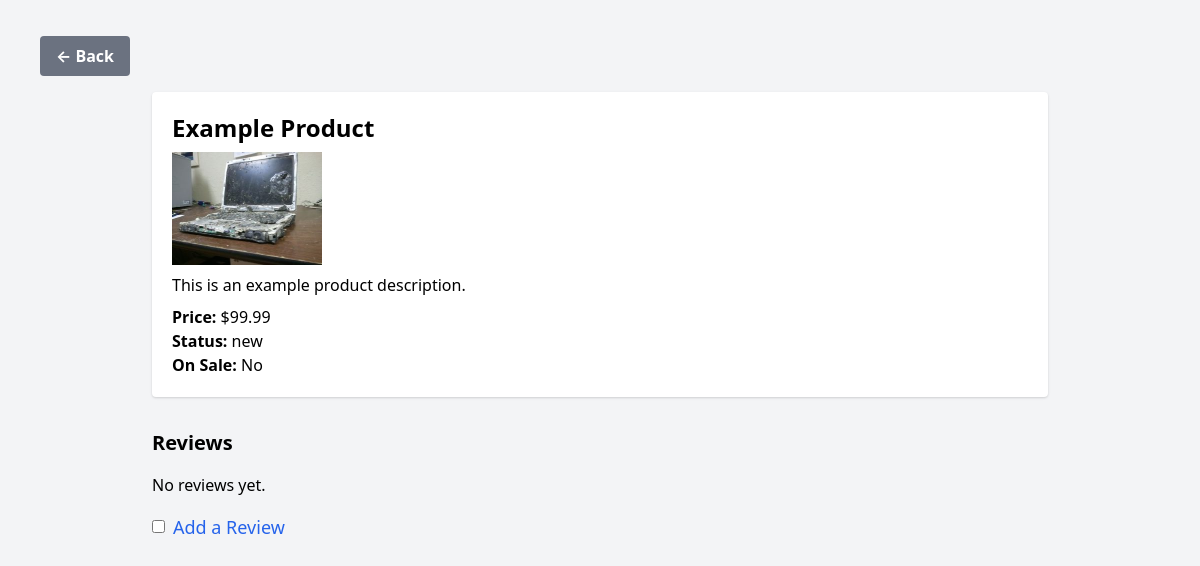
/src/public/product.php?id=4, run on the app's committed database.
### tables this page shows
CREATE TABLE IF NOT EXISTS products (
  id INT AUTO_INCREMENT PRIMARY KEY,
  title VARCHAR(255) NOT NULL,
  description TEXT,
  price DECIMAL(10, 2) NOT NULL,
  photo VARCHAR(255),
  status VARCHAR(50),
  on_sale BOOLEAN DEFAULT FALSE
);

### src/public/product.php (called while the page is built, shortened)
<?php
require dirname(__DIR__) . DIRECTORY_SEPARATOR . 'app' . DIRECTORY_SEPARATOR . 'App.php';
$productID = $_GET['id'] ?? null;
$product = getProductDetailsPDO($productID);
$reviews = getReviewsForProduct($productID);
require dirname(__DIR__) . '/views/product.php';

### src/app/App.php (called while the page is built, shortened)
<?php
function getConnectionPDO(): PDO {
    $dsn = "mysql:host=" . DB_HOST . ";dbname=" . DB_NAME;
    $options = [PDO::ATTR_DEFAULT_FETCH_MODE => PDO::FETCH_ASSOC];
    return new PDO($dsn, DB_USER, DB_PASS, $options);
}
function getProductDetailsPDO($productID): ?array {
    $pdo = getConnectionPDO();
    $stmt = $pdo->prepare("SELECT * FROM products WHERE id = :id");
    $stmt->bindValue(':id', $productID, PDO::PARAM_INT);
    $stmt->execute();
    return $stmt->fetch(PDO::FETCH_ASSOC) ?: null;
}

### src/views/product.php (the view, shortened to what this page needs)
<!doctype html>
<html lang="en">
<head>
    <link rel="stylesheet" href="/assets/dist/main.css" />
    <link href="https://cdn.jsdelivr.net/npm/tailwindcss@2.2.19/dist/tailwind.min.css" rel="stylesheet">
</head>
<body class="bg-gray-100 p-5">
    <div class="my-4 mx-5">
        <a href="index.php" class="inline-block bg-gray-500 hover:bg-gray-700 text-white font-bold py-2 px-4 rounded transition ease-in-out duration-150">
            ← Back
        </a>
    </div>
    <div class="max-w-4xl mx-auto bg-white p-5 rounded shadow">
        <h1 class="text-2xl font-bold"><?= htmlspecialchars($product['title']); ?></h1>
        <img src="<?=htmlspecialchars($product['photo']); ?>" alt="Product Image" class="my-2" width="150" height="200">
        <p><?= nl2br(htmlspecialchars($product['description'])); ?></p>
        <p class="mt-2"><strong>Price:</strong> $<?= htmlspecialchars($product['price']); ?></p>
        <p><strong>Status:</strong> <?= htmlspecialchars($product['status']); ?></p>
        <p><strong>On Sale:</strong> <?= $product['on_sale'] ? 'Yes' : 'No'; ?></p>
    </div>
    <div class="max-w-4xl mx-auto mt-8">
        <h2 class="text-xl font-semibold mb-4">Reviews</h2>
        <?php if (!empty($reviews)): ?>
            <?php foreach ($reviews as $review): ?>
                <div class="bg-white p-4 rounded shadow mb-4">
                    <p><?= nl2br(htmlspecialchars($review['comment'])); ?></p>
                    <p class="text-sm">Rating: <?= str_repeat('★', $review['rating']); ?></p>
                    <p class="text-sm">By: <?= htmlspecialchars($review['first_name']) . ' ' . htmlspecialchars($review['last_name']); ?> on <?= date('F j, Y', strtotime($review['date'])); ?></p>
                    <div class="mt-2">
                        <a href="edit_review.php?review_id=<?= $review['id']; ?>&product_id=<?= $product['id']; ?>" class="bg-yellow-500 hover:bg-yellow-700 text-white font-bold py-1 px-2 rounded">Edit</a>
                        <a href="delete_review.php?review_id=<?= $review['id']; ?>&product_id=<?= $product['id']; ?>" onclick="return confirm('Are you sure you want to delete this review?');" class="bg-red-500 hover:bg-red-700 text-white font-bold py-1 px-2 rounded">Delete</a>
                        <a href="#top" class="inline-block bg-blue-500 hover:bg-blue-700 text-white font-bold py-0.5 px-2 mx-1.5 rounded transition ease-in-out duration-150">↑</a>
                    </div>
                </div>
            <?php endforeach; ?>
        <?php else: ?>
            <p>No reviews yet.</p>
        <?php endif; ?>
        <div class="mt-4">
            <label for="toggleReview" class="inline-flex items-center cursor-pointer text-lg text-blue-600 hover:text-blue-800">
                <input type="checkbox" id="toggleReview" class="form-checkbox rounded text-blue-500 focus:ring-blue-500" onchange="document.getElementById('reviewForm').classList.toggle('hidden');">
                <span class="ml-2">Add a Review</span>
            </label>
        </div>
    </div>
</body>
</html>

### data on the page
products: title "Example Product", photo (picture), description "This is an example product description.", price "99.99", status "new"
